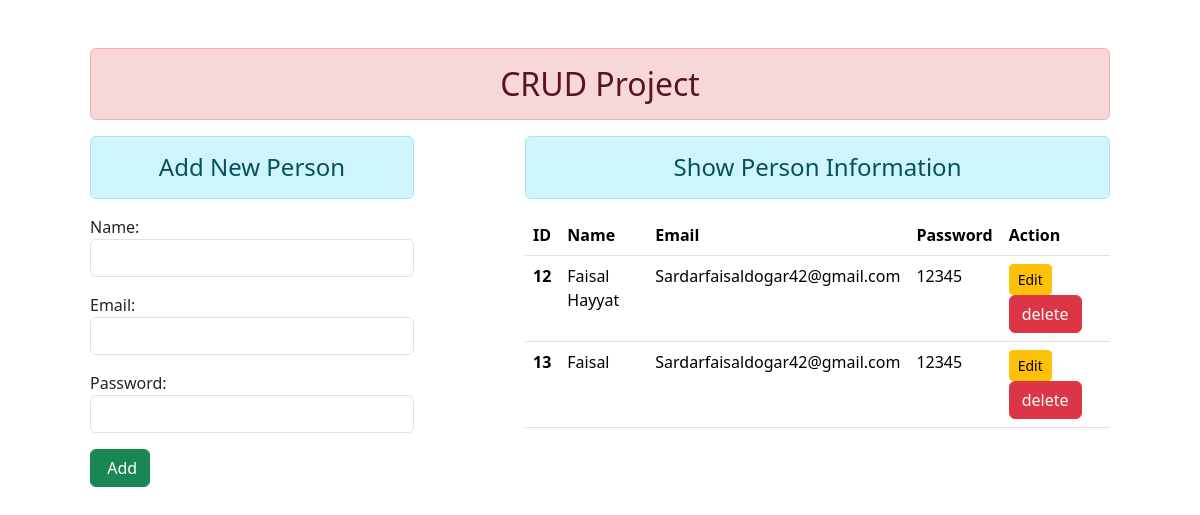
Before: / with the older database file.
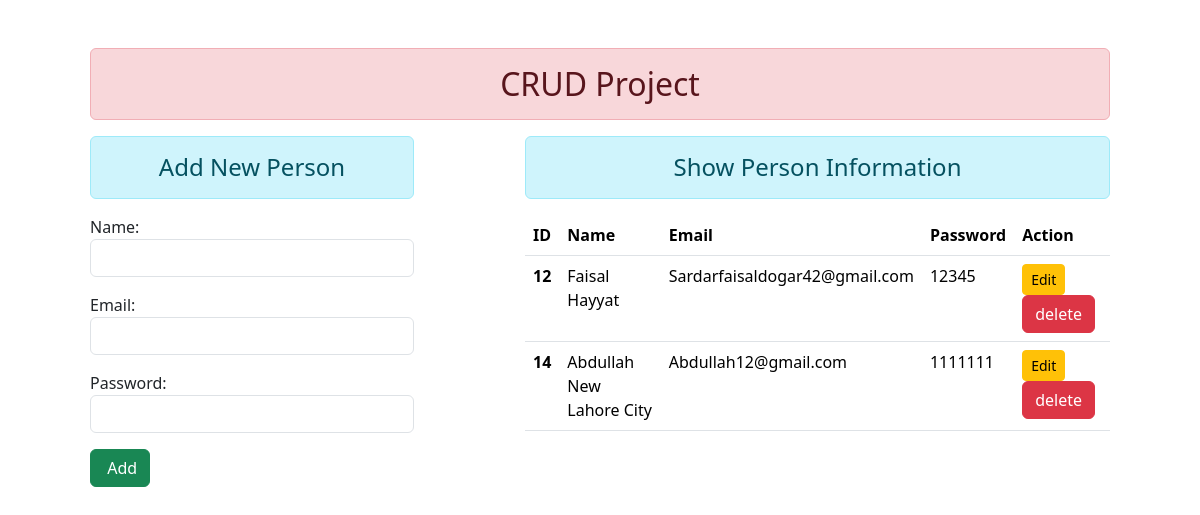
After: the same page with the newer database file.
### enroll/models.py (models this page shows)
class User(models.Model):
    name= models.CharField(max_length=100)
    email= models.EmailField(max_length=100)
    password= models.CharField(max_length=100)

### enroll/views.py (the view)
# urls.py: path('', views.add_show, name="shows"),
def add_show(request):
    if request.method == 'POST':
        fm = StudentRegistration(request.POST)
        if fm.is_valid():
            fm.save()
            fm = StudentRegistration()
    else:
        fm = StudentRegistration()
    stud = User.objects.all()
    return render(request, 'enroll/shows.html', {'form':fm, 'stu':stud})

### enroll/forms.py
class StudentRegistration(forms.ModelForm):
    class Meta:
        model = User
        fields = ['name', 'email', 'password']
        widgets = {
            'name': forms.TextInput(attrs={'class': 'form-control'}),
            'email': forms.EmailInput(attrs={'class': 'form-control'}),
            'password': forms.PasswordInput(render_value=True, attrs={'class': 'form-control'}),
        }

### enroll/templates/enroll/shows.html (shortened to what this page needs)
{% extends 'enroll/base.html' %}
{% block content %}
<div class="row">
    <div class="col-sm-4">
        <h4 class="text-center alert alert-info">Add New Person</h4>
        <form action="" method="POST">
            {{form.as_p}}
            <input type="submit" class="btn btn-success" value=" Add">
        </form>
    </div>
    <div class="col-sm-7 offset-1">
        <h4 class="text-center alert alert-info">Show Person Information</h4>
        {% if stu %}
        <table class="table table-hover">
            <thead>
                <tr>
                  <th scope="col">ID</th>
                  <th scope="col">Name</th>
                  <th scope="col">Email</th>
                  <th scope="col">Password</th>
                  <th scope="col">Action</th>
                </tr>
              </thead>
              <tbody>
              {% for st in stu %}
                <tr>
                  <th scope="row">{{st.id}}</th>
                  <td>{{st.name}}</td>
                  <td>{{st.email}}</td>
                  <td>{{st.password}}</td>
                  <td>
                    <a href="{% url 'update' st.id %}" class="btn btn-warning btn-sm">
                      Edit</a>
                    <form action="{% url 'delete' st.id %}"
                    method="POST" class=" d-inline"> {% csrf_token %}
                        <input type="submit" class="btn btn-danger" value="delete">
                    </form>
                  </td>
                </tr>
                {% endfor %}
          </table>
        {% else %}
          <h4 class="text-center alert alert-warning">No Records</h4>
        {% endif %}
    </div>
</div>
{% endblock content %}

### enroll/templates/enroll/base.html (shortened to what this page needs)
<!DOCTYPE html>
{% load static %}
<html lang="en">
<head>
    <link rel="stylesheet" href="{% static 'enroll/css/bootstrap.css'%}">
</head>
<body>
    <div class="div1">
    <h2 class="text-center alert alert-danger">CRUD Project</h2>
    {% block content %} {% endblock content %}
</div>
</body>
</html>

### enroll/templates/enroll/base.html (style rules this page uses)
.div1 { margin: auto; width: 85%; }

Changed rows visible on the page:
removed User: id "13", name "Faisal", email "Sardarfaisaldogar42@gmail.com", password "12345"
added User: id "14", name "Abdullah New Lahore City", email "Abdullah12@gmail.com", password "1111111"
